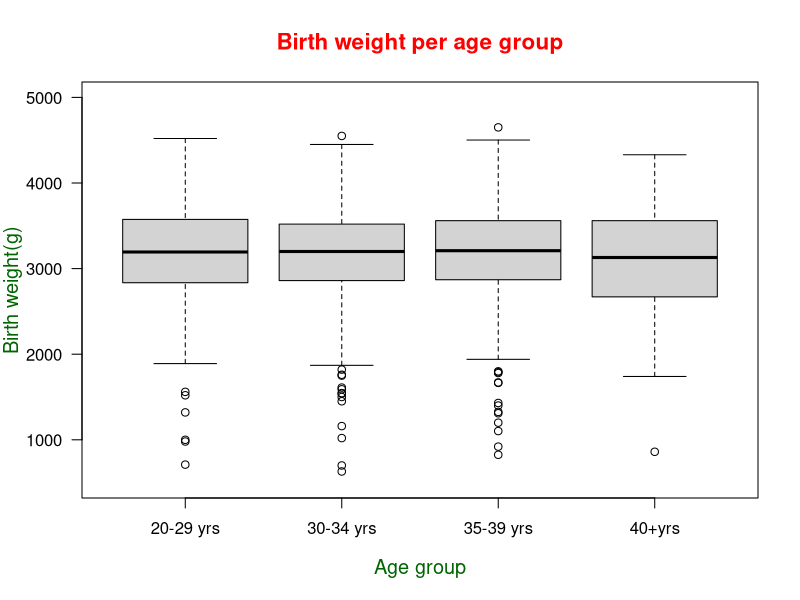
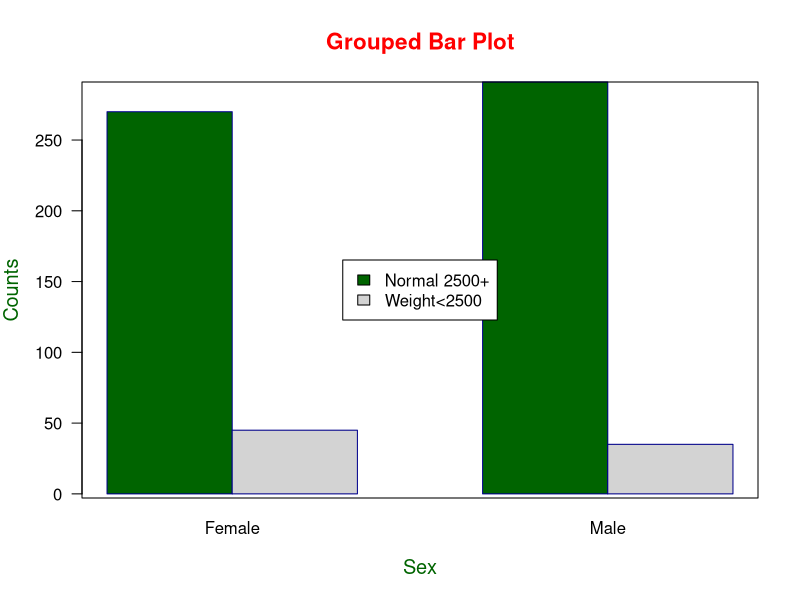

Recreate these plots in R, in order.
## ---- chunk 1
time<-c(5, 11, 9, 5, 10, 15, 6, 10, 5,10)
# a) mean
mean(time)
# b) median
median(time)
# c) mode
sort(table(time))

## ---- chunk 2
# d) range
range(time)
# e) sd
sd(time)

## ---- chunk 3
rugby<-c(11,49,32,3,6,38,38,30,8,40,31,5,36)
# a) mean
mean(rugby)
# b) median
median(rugby)
# c) mode
sort(table(rugby))


## ---- chunk 4
# d) range
range(rugby)
# e) sd
sd(rugby)

## ---- chunk 5
library(foreign)
birth<-read.csv("data/birthweight2.csv")
attach(birth)
## ---- chunk 6
pdf("soln1.pdf")

boxplot(bweight~agegrp,las=1,main="Birth weight per age group",
    ylab="Birth weight(g)",ylim=c(500,5000),col.lab="darkgreen",
    col.main="red",xlab="Age group",cex.lab=1.2,cex.main=1.35)

dev.off()
## ---- chunk 7

tapply(bweight,agegrp,median)



## ---- chunk 8
library(knitr)
tabs<-table(lbw,sex)
kable(tabs)
## ---- chunk 9
pdf("soln2.png")

barplot(tabs,las=1,beside = T, main="Grouped Bar Plot",
        xlab="Sex",ylab="Counts", border="darkblue",
        col=c("darkgreen","lightgrey"),cex.lab=1.2,
        cex.main=1.35,col.lab="darkgreen",col.main="red")
legend("center",legend=(rownames(tabs)),
       fill=c("darkgreen","lightgrey"))
box()

dev.off()
